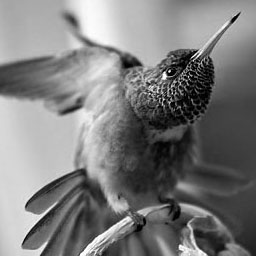
%> input picture TP3-Foruier/TP3_images/bird.png, 256 x 256 px
$ octave --eval "ex3;"   (GNU Octave 9; MATLAB toolbox functions it lacks are replaced by stand-ins)
%> lines starting %> are read from the running program, lines starting %| are printed output that depends on the picture
%
% Small demo to demonstrate filtering in the fourier domain
% Maurits Diephuis
%
function ex3;

% Housekeeping
clear all
close all

% Read in image and pre-proces
f = im2double(imread('bird.png'));
%> f: size 256x256x3 double; min 0, max 1, mean 0.487
if (size(f, 3) > 1)
	f = rgb2gray(f);
%> f: size 256x256 double
end

% Show it
figure; imshow(f, []);

% Perform FT on input image
F = fft2(f);

% Show log of magnitude spectrum
figure;imshow(fftshift(log(abs(F)+1e1)), []);
%> after `imshow(fftshift(log(abs(F)+1e1)), [])`:
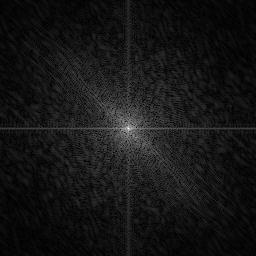
%> displayed picture: size 256x256, on the screen's scale of 0 to 255; min 0, max 255, mean 21.2
title('FT van input image');


% Calculate transfer function/ filter
rho_cut_off = 15;

[N, M] = size(f);
%> N = 256; M = 256
H = zeros(N, M);

u = -N/2 : N/2-1;
%> u = 256 values from -128 to 127
v = -M/2 : M/2-1;
%> v = 256 values from -128 to 127

[U, V] = meshgrid(u, v);
rho = (U.^2+V.^2).^0.5;

H = im2double(fftshift(rho<=rho_cut_off));

% Show filter
figure; imshow(H, []);

% Filtering in the Fourier domain
F_low = H.*F;
figure; imshow(log(abs(fftshift(F_low))+1e1), []);
%> after `imshow(log(abs(fftshift(F_low))+1e1), [])`:
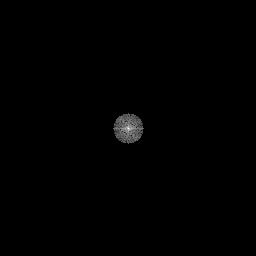
%> displayed picture: size 256x256, on the screen's scale of 0 to 255; min 0, max 255, mean 1

% Inverse FT
f_low = ifft2(F_low);
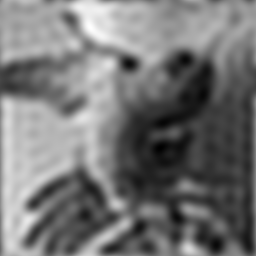
%> f_low: size 256x256 double; min -0.00442, max 1.06, mean 0.487; drawn with min black and max white
figure; imshow(real(f_low), []);

% Show the PSF and the OTF

PSF = otf2psf(H, [32, 32]);
figure; surf(PSF); title('PSF');
%> (this line was passed over: surf is not available in this run)

OTF = psf2otf(PSF);
figure;surf(fftshift(OTF)); title('OTF');
%> (this line was passed over: surf is not available in this run)
%> `ex3;`:
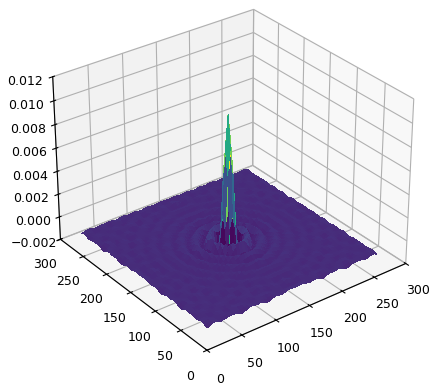
%> figure redrawn from the program's plot data


PSF2 = real(fftshift(ifftn(H)));
figure;surf(PSF2); shading interp;
